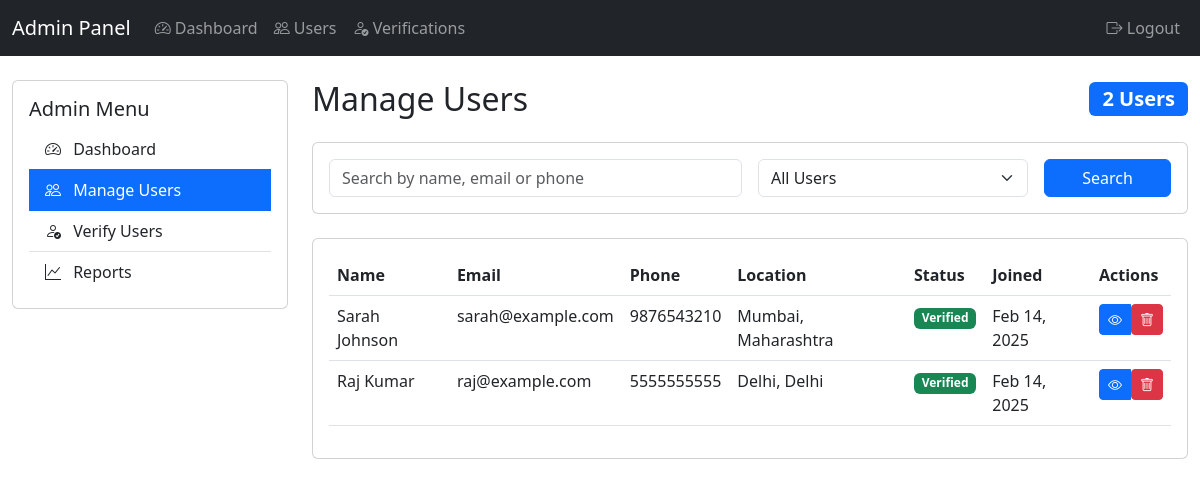
The page /admin/manage-users.php (signed in) on the database its author committed.
### tables this page shows
CREATE TABLE users (
    id INT PRIMARY KEY AUTO_INCREMENT,
    email VARCHAR(255) UNIQUE NOT NULL,
    phone VARCHAR(15) UNIQUE NOT NULL,
    password VARCHAR(255) NOT NULL,
    is_verified BOOLEAN DEFAULT FALSE,
    is_premium BOOLEAN DEFAULT FALSE,
    show_profile BOOLEAN DEFAULT TRUE,
    show_contact BOOLEAN DEFAULT FALSE,
    show_photos BOOLEAN DEFAULT TRUE,
    email_matches BOOLEAN DEFAULT TRUE,
    email_messages BOOLEAN DEFAULT TRUE,
    email_interests BOOLEAN DEFAULT TRUE,
    created_at TIMESTAMP DEFAULT CURRENT_TIMESTAMP,
    updated_at TIMESTAMP DEFAULT CURRENT_TIMESTAMP ON UPDATE CURRENT_TIMESTAMP,
    email_verified BOOLEAN DEFAULT FALSE,
    phone_verified BOOLEAN DEFAULT FALSE,
    verification_status ENUM('pending', 'in_progress', 'verified', 'rejected') DEFAULT 'pending',
    verification_notes TEXT,
    email_verification_token VARCHAR(255),
    phone_verification_code VARCHAR(6),
    phone_code_expiry DATETIME,
    email_verification_expiry DATETIME,
    phone_verification_attempts INT DEFAULT 0
);

### admin/manage-users.php (the view, shortened to what this page needs)
<?php
$conn = connectDB();
$admin_id = $_SESSION['user_id'];
$page = isset($_GET['page']) ? max(1, intval($_GET['page'])) : 1;
$items_per_page = 10;
$offset = ($page - 1) * $items_per_page;
$search = isset($_GET['search']) ? trim($_GET['search']) : '';
$filter = isset($_GET['filter']) ? $_GET['filter'] : 'all';
$where_clause = "WHERE u.id != ?";
$params = [$admin_id];
$types = "i";
$stmt = mysqli_prepare($conn, "
    SELECT COUNT(*) as total
    FROM users u
    JOIN profiles p ON u.id = p.user_id
    $where_clause
");
mysqli_stmt_bind_param($stmt, $types, ...$params);
mysqli_stmt_execute($stmt);
$total_users = mysqli_fetch_assoc(mysqli_stmt_get_result($stmt))['total'];
$stmt = mysqli_prepare($conn, "
    SELECT u.*, p.first_name, p.last_name, p.gender, p.city, p.state,
           (SELECT COUNT(*) FROM verification_requests WHERE user_id = u.id) as verification_attempts
    FROM users u
    JOIN profiles p ON u.id = p.user_id
    $where_clause
    ORDER BY u.created_at DESC
    LIMIT ? OFFSET ?
");
$params[] = $items_per_page;
$params[] = $offset;
$types .= "ii";
mysqli_stmt_bind_param($stmt, $types, ...$params);
mysqli_stmt_execute($stmt);
$users = mysqli_fetch_all(mysqli_stmt_get_result($stmt), MYSQLI_ASSOC);
?>
<!DOCTYPE html>
<html lang="en">
<head>
    <link href="https://cdn.jsdelivr.net/npm/bootstrap@5.3.0/dist/css/bootstrap.min.css" rel="stylesheet">
    <link href="https://cdn.jsdelivr.net/npm/bootstrap-icons@1.7.2/font/bootstrap-icons.css" rel="stylesheet">
</head>
<body>
    <?php include '../includes/admin_header.php'; ?>
    <div class="container-fluid py-4">
        <div class="row">
            <div class="col-md-3">
                <?php include 'includes/sidebar.php'; ?>
            </div>
            <div class="col-md-9">
                <div class="d-flex justify-content-between align-items-center mb-4">
                    <h2 class="mb-0">Manage Users</h2>
                    <span class="badge bg-primary fs-5"><?php echo $total_users; ?> Users</span>
                </div>
                <div class="card mb-4">
                    <div class="card-body">
                        <form method="get" class="row g-3">
                            <div class="col-md-6">
                                <input type="text" name="search" class="form-control"
                                       placeholder="Search by name, email or phone"
                                       value="<?php echo htmlspecialchars($search); ?>">
                            </div>
                            <div class="col-md-4">
                                <select name="filter" class="form-select">
                                    <option value="all" <?php echo $filter === 'all' ? 'selected' : ''; ?>>All Users</option>
                                </select>
                            </div>
                            <div class="col-md-2">
                                <button type="submit" class="btn btn-primary w-100">Search</button>
                            </div>
                        </form>
                    </div>
                </div>
                <div class="card">
                    <div class="card-body">
                        <div class="table-responsive">
                            <table class="table table-hover">
                                <thead>
                                    <tr>
                                        <th>Name</th>
                                        <th>Email</th>
                                        <th>Phone</th>
                                        <th>Location</th>
                                        <th>Status</th>
                                        <th>Joined</th>
                                        <th>Actions</th>
                                    </tr>
                                </thead>
                                <tbody>
                                    <?php foreach ($users as $user): ?>
                                        <tr>
                                            <td><?php echo htmlspecialchars($user['first_name'] . ' ' . $user['last_name']); ?></td>
                                            <td>
                                                <?php echo htmlspecialchars($user['email']); ?>
                                            </td>
                                            <td>
                                                <?php echo htmlspecialchars($user['phone']); ?>
                                            </td>
                                            <td><?php echo htmlspecialchars($user['city'] . ', ' . $user['state']); ?></td>
                                            <td>
                                                <?php if ($user['is_verified']): ?>
                                                    <span class="badge bg-success">Verified</span>
                                                <?php endif; ?>
                                            </td>
                                            <td><?php echo date('M j, Y', strtotime($user['created_at'])); ?></td>
                                            <td>
                                                <div class="btn-group">
                                                    <a href="view-user.php?id=<?php echo $user['id']; ?>"
                                                       class="btn btn-sm btn-primary" title="View Details">
                                                        <i class="bi bi-eye"></i>
                                                    </a>
                                                    <form method="post" class="d-inline"
                                                          onsubmit="return confirm('Are you sure you want to delete this user? This action cannot be undone.');">
                                                        <button type="submit" class="btn btn-sm btn-danger" title="Delete User">
                                                            <i class="bi bi-trash"></i>
                                                        </button>
                                                    </form>
                                                </div>
                                            </td>
                                        </tr>
                                    <?php endforeach; ?>
                                </tbody>
                            </table>
                        </div>
                    </div>
                </div>
            </div>
        </div>
    </div>
</body>
</html>

### rows shown on the page
users: last_name "Sarah Johnson", email "sarah@example.com", phone "9876543210", state "Mumbai, Maharashtra", is_verified "Verified", created_at "Feb 14, 2025"
users: last_name "Raj Kumar", email "raj@example.com", phone "5555555555", state "Delhi, Delhi", is_verified "Verified", created_at "Feb 14, 2025"

### other values the page prints
$total_users "2"
